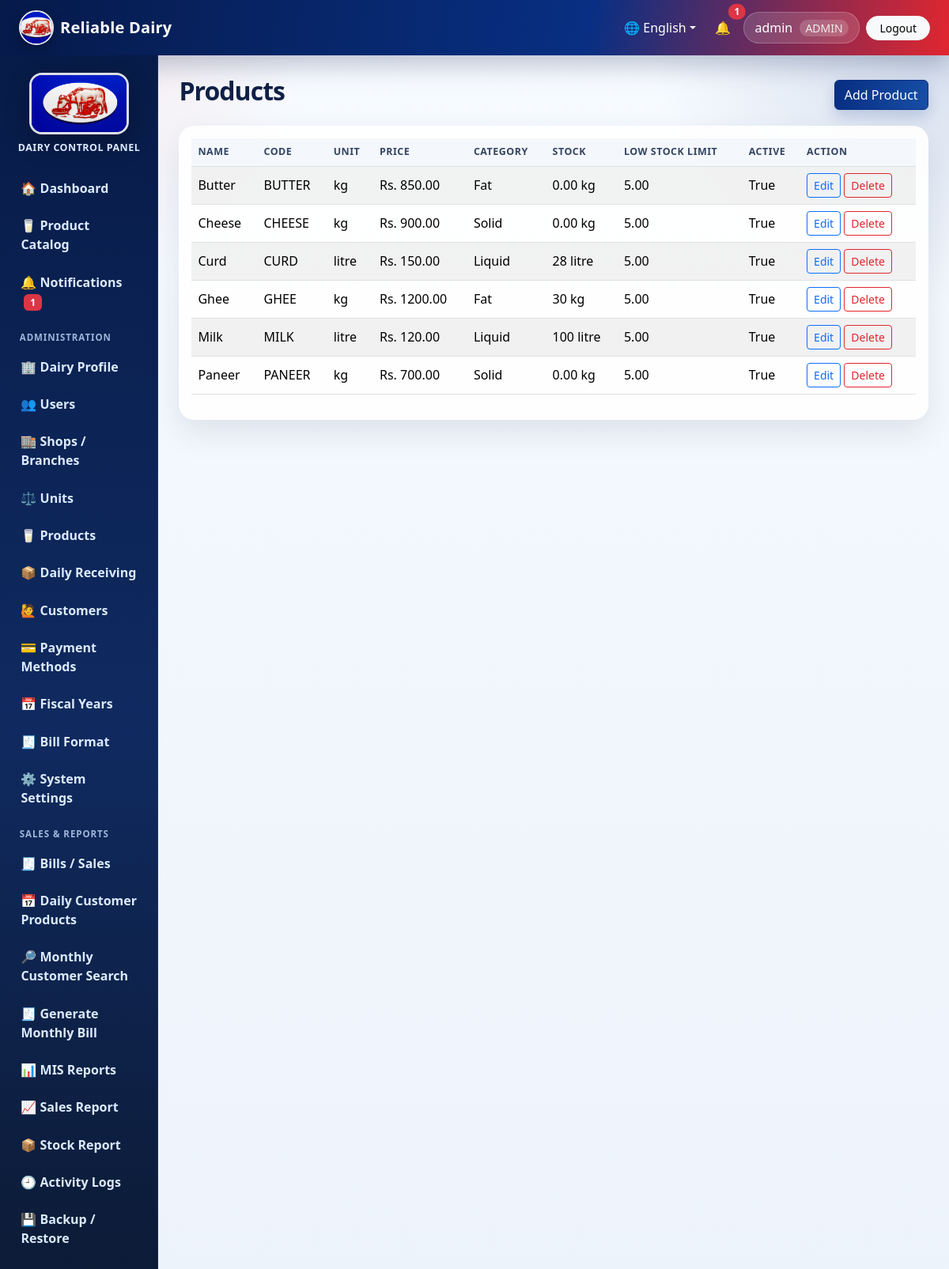
Screenshot of /products/ (signed in) with the database file from the repository.
### core/models.py (models this page shows, shortened)
class DairyProfile(models.Model):
    name = models.CharField(max_length=150, default='Reliable Dairy')
    address = models.CharField(max_length=255, blank=True)
    pan_number = models.CharField(max_length=50, blank=True)
    contact_number = models.CharField(max_length=30, blank=True)
    email = models.EmailField(blank=True)
    logo_url = models.URLField(blank=True, help_text='Optional URL/path to logo')
    bill_header = models.CharField(max_length=255, blank=True)
    bill_footer = models.CharField(max_length=255, blank=True)
    terms_conditions = models.TextField(blank=True)
    updated_at = models.DateTimeField(auto_now=True)
    @classmethod
    def get_solo(cls):
        obj, _ = cls.objects.get_or_create(pk=1)
        return obj

class Product(models.Model):
    name = models.CharField(max_length=120)
    code = models.CharField(max_length=30, unique=True)
    unit = models.ForeignKey(Unit, on_delete=models.PROTECT)
    selling_price = models.DecimalField(max_digits=12, decimal_places=2)
    cost_price = models.DecimalField(max_digits=12, decimal_places=2, default=Decimal('0.00'))
    category = models.CharField(max_length=80, blank=True)
    low_stock_threshold = models.DecimalField(max_digits=12, decimal_places=2, default=Decimal('5.00'))
    active = models.BooleanField(default=True)
    class Meta:
        ordering = ['name']
    @property
    def current_stock(self):
        total = self.batches.aggregate(total=models.Sum('available_quantity'))['total']
        return total or Decimal('0.00')

class Unit(models.Model):
    name = models.CharField(max_length=50, unique=True)
    short_form = models.CharField(max_length=20)
    used_for = models.CharField(max_length=150, blank=True)
    class Meta:
        ordering = ['name']

### core/views.py (the view)
# urls.py: path('products/', views.product_list, name='product_list'),
@admin_required
def product_list(request):
    products = Product.objects.select_related('unit')
    return render(request, 'core/product_list.html', {'products': products})

### core/templates/core/product_list.html
{% extends 'core/base.html' %}
{% block content %}
<div class="d-flex justify-content-between align-items-center mb-3"><h2>Products</h2><a class="btn btn-primary" href="{% url 'product_create' %}">Add Product</a></div>
<div class="card card-stat"><div class="card-body table-responsive"><table class="table table-striped align-middle">
<thead><tr><th>Name</th><th>Code</th><th>Unit</th><th>Price</th><th>Category</th><th>Stock</th><th>Low Stock Limit</th><th>Active</th><th>Action</th></tr></thead>
<tbody>{% for p in products %}<tr><td>{{ p.name }}</td><td>{{ p.code }}</td><td>{{ p.unit.short_form }}</td><td>Rs. {{ p.selling_price }}</td><td>{{ p.category }}</td><td>{{ p.current_stock }} {{ p.unit.short_form }}</td><td>{{ p.low_stock_threshold }}</td><td>{{ p.active }}</td><td><a class="btn btn-sm btn-outline-primary" href="{% url 'product_update' p.pk %}">Edit</a> <form method="post" action="{% url 'product_delete' p.pk %}" class="d-inline" onsubmit="return confirm('Delete this product?')">{% csrf_token %}<button class="btn btn-sm btn-outline-danger">Delete</button></form></td></tr>{% empty %}<tr><td colspan="9">No products.</td></tr>{% endfor %}</tbody>
</table></div></div>
{% endblock %}

### core/templates/core/base.html (shortened to what this page needs)
{% load static %}
<!doctype html>
<html lang="{{ current_language|default:'en' }}">
<head>
    <link href="https://cdn.jsdelivr.net/npm/bootstrap@5.3.3/dist/css/bootstrap.min.css" rel="stylesheet">
    <link href="{% static 'css/app.css' %}" rel="stylesheet">
</head>
<body>
<nav class="navbar navbar-expand-lg app-navbar no-print">
    <div class="container-fluid px-3 px-lg-4">
        <a class="navbar-brand d-flex align-items-center gap-2" href="{% url 'dashboard' %}">
            <img src="{{ site_logo_url }}" alt="Logo" class="brand-logo">
            <span>{{ dairy_profile.name|default:'Dairy Management System' }}</span>
        </a>
        <div class="collapse navbar-collapse" id="topNav">
            <ul class="navbar-nav ms-auto align-items-lg-center gap-lg-2">
                <li class="nav-item dropdown">
                    <a class="nav-link dropdown-toggle text-white" href="#" role="button" data-bs-toggle="dropdown">🌐 {% if current_language == 'ne' %}नेपाली{% else %}English{% endif %}</a>
                </li>
                {% if user.is_authenticated %}
                    <li class="nav-item"><a class="nav-link text-white position-relative" href="{% url 'notifications' %}">🔔 {% if unread_notifications %}<span class="position-absolute top-0 start-100 translate-middle badge rounded-pill bg-danger">{{ unread_notifications }}</span>{% endif %}</a></li>
                    <li class="nav-item"><span class="nav-link user-pill">{{ user.username }} {% if current_role %}<small>{{ current_role }}</small>{% endif %}</span></li>
                    <li class="nav-item"><a class="btn btn-light btn-sm rounded-pill px-3" href="{% url 'logout' %}">{{ L.logout }}</a></li>
                {% endif %}
            </ul>
        </div>
    </div>
</nav>
<div class="container-fluid page-shell">
    <div class="row g-0">
        {% if user.is_authenticated %}
        <aside class="col-md-3 col-lg-2 sidebar no-print">
            <div class="sidebar-logo text-center">
                <img src="{{ bill_logo_url }}" alt="Dairy Logo" class="sidebar-image">
                <div class="sidebar-title">Dairy Control Panel</div>
            </div>
            <a href="{% url 'dashboard' %}">🏠 {{ L.dashboard }}</a>
            <a href="{% url 'product_catalog' %}">🥛 {{ L.product_catalog }}</a>
            <a href="{% url 'notifications' %}">🔔 {{ L.notifications }} {% if unread_notifications %}<span class="badge bg-danger ms-1">{{ unread_notifications }}</span>{% endif %}</a>
            {% if current_role == Role.ADMIN %}
                <div class="sidebar-section">{{ L.administration }}</div>
                <a href="{% url 'dairy_profile' %}">🏢 {{ L.dairy_profile }}</a>
                <a href="{% url 'user_list' %}">👥 {{ L.users }}</a>
                <a href="{% url 'shop_list' %}">🏬 {{ L.shops }}</a>
                <a href="{% url 'unit_list' %}">⚖️ {{ L.units }}</a>
                <a href="{% url 'product_list' %}">🥛 {{ L.products }}</a>
                <a href="{% url 'receiving_list' %}">📦 {{ L.daily_receiving }}</a>
                <a href="{% url 'customer_list' %}">🙋 {{ L.customers }}</a>
                <a href="{% url 'payment_list' %}">💳 {{ L.payments }}</a>
                <a href="{% url 'fiscal_year_list' %}">📅 Fiscal Years</a>
                <a href="{% url 'bill_template_list' %}">🧾 {{ L.bill_format }}</a>
                <a href="{% url 'system_settings' %}">⚙️ {{ L.system_settings }}</a>
                <div class="sidebar-section">{{ L.sales_reports }}</div>
                <a href="{% url 'sale_list' %}">🧾 {{ L.bills_sales }}</a>
                <a href="{% url 'daily_customer_entries' %}">📅 Daily Customer Products</a>
                <a href="{% url 'monthly_customer_search' %}">🔎 Monthly Customer Search</a>
                <a href="{% url 'monthly_bill_create' %}">🧾 Generate Monthly Bill</a>
                <a href="{% url 'mis_reports' %}">📊 {{ L.mis_reports }}</a>
                <a href="{% url 'sales_report' %}">📈 {{ L.sales_report }}</a>
                <a href="{% url 'stock_report' %}">📦 {{ L.stock_report }}</a>
                <a href="{% url 'audit_logs' %}">🕘 {{ L.activity_logs }}</a>
                <a href="{% url 'backup_restore' %}">💾 {{ L.backup_restore }}</a>
            {% else %}
                <div class="sidebar-section">{{ L.customer }}</div>
                <a href="{% url 'customer_dashboard' %}">🧾 {{ L.my_profile_bills }}</a>
                <a href="{% url 'customer_profile' %}">🙋 {{ L.dairy_profile }}</a>
                <a href="{% url 'change_password' %}">🔐 {{ L.change_password }}</a>
            {% endif %}
        </aside>
        <main class="col-md-9 col-lg-10 main-content">
        {% else %}
        <main class="col-12 main-content login-main">
        {% endif %}
            {% block content %}{% endblock %}
        </main>
    </div>
</div>
</body>
</html>

### static/css/app.css (style rules this page uses)
:root { --nav-blue: #082f83; --nav-blue-2: #061a4a; --accent-red: #e1262f; --accent-red-dark: #b71924; --soft-blue: #eef5ff; --text-dark: #172033; --muted: #64748b; --card-shadow: 0 16px 40px rgba(15, 30, 65, .10); }
* { box-sizing: border-box; }
body { min-height: 100vh; background: radial-gradient(circle at top left, rgba(225,38,47,.10), transparent 25rem), radial-gradient(circle at top right, rgba(8,47,131,.16), transparent 24rem), linear-gradient(180deg, #f7fbff 0%, #edf3fb 100%); color: var(--text-dark); }
.app-navbar { background: linear-gradient(100deg, var(--nav-blue-2), var(--nav-blue) 62%, var(--accent-red)); box-shadow: 0 12px 32px rgba(6,26,74,.25); }
.navbar-brand { color: #fff !important; font-weight: 800; letter-spacing: .2px; }
.brand-logo { width: 44px; height: 44px; object-fit: cover; border-radius: 50%; border: 2px solid rgba(255,255,255,.9); box-shadow: 0 6px 16px rgba(0,0,0,.25); }
.user-pill { color: #fff !important; background: rgba(255,255,255,.14); border: 1px solid rgba(255,255,255,.22); border-radius: 999px; padding: .45rem .85rem !important; }
.user-pill small { opacity: .88; margin-left: .3rem; background: rgba(255,255,255,.20); padding: .08rem .45rem; border-radius: 999px; }
.page-shell { padding: 0; }
.sidebar { min-height: calc(100vh - 70px); background: linear-gradient(180deg, #071b48, #102a60 55%, #0c1b36); padding: 1rem .7rem; position: sticky; top: 0; overflow-y: auto; box-shadow: inset -1px 0 0 rgba(255,255,255,.08); }
.sidebar-logo { padding: .35rem .35rem 1rem; }
.sidebar-image { width: 126px; height: 78px; object-fit: cover; border-radius: 1rem; border: 3px solid rgba(255,255,255,.86); box-shadow: 0 12px 30px rgba(0,0,0,.30); }
.sidebar-title { color: #dbeafe; font-size: .78rem; font-weight: 700; letter-spacing: .04em; margin-top: .55rem; text-transform: uppercase; }
.sidebar-section { color: #9fb5d9; font-size: .72rem; font-weight: 800; letter-spacing: .08em; padding: .75rem .85rem .25rem; text-transform: uppercase; }
.sidebar a { color: #dbeafe; display: block; padding: .66rem .85rem; text-decoration: none; border-radius: .8rem; margin: .14rem .1rem; font-weight: 650; transition: all .18s ease; }
.main-content { padding: 1.65rem; }
.page-title, h2 { font-weight: 850; letter-spacing: -.03em; color: #102047; }
.card-stat, .app-card { border: 0; border-radius: 1.25rem; background: rgba(255,255,255,.92); box-shadow: var(--card-shadow); overflow: hidden; }
.card-stat .card-body { position: relative; }
.table { --bs-table-bg: transparent; }
.table thead th { white-space: nowrap; color: #344563; font-size: .78rem; text-transform: uppercase; letter-spacing: .04em; background: #f4f7fb; }
.table tbody td { vertical-align: middle; }
.btn-primary { background: linear-gradient(90deg, var(--nav-blue), #174ea6); border-color: var(--nav-blue); box-shadow: 0 8px 18px rgba(8,47,131,.18); }
.btn-outline-danger { border-color: var(--accent-red); color: var(--accent-red); }

### rows the page displays
DairyProfile: name "Reliable Dairy"
Product: name "Butter", code "BUTTER", unit.short_form "kg", selling_price "850.00", category "Fat", current_stock "0.00", low_stock_threshold "5.00", active "True"
Product: name "Cheese", code "CHEESE", unit.short_form "kg", selling_price "900.00", category "Solid", current_stock "0.00", low_stock_threshold "5.00", active "True"
Product: name "Curd", code "CURD", unit.short_form "litre", selling_price "150.00", category "Liquid", current_stock "28", low_stock_threshold "5.00", active "True"
Product: name "Ghee", code "GHEE", unit.short_form "kg", selling_price "1200.00", category "Fat", current_stock "30", low_stock_threshold "5.00", active "True"
Product: name "Milk", code "MILK", unit.short_form "litre", selling_price "120.00", category "Liquid", current_stock "100", low_stock_threshold "5.00", active "True"
Product: name "Paneer", code "PANEER", unit.short_form "kg", selling_price "700.00", category "Solid", current_stock "0.00", low_stock_threshold "5.00", active "True"

### other values shown
{{ unread_notifications }} "1"
{{ user.username }} "admin"
{{ current_role }} "ADMIN"
{{ L.logout }} "Logout"
{{ L.dashboard }} "Dashboard"
{{ L.product_catalog }} "Product Catalog"
{{ L.notifications }} "Notifications"
{{ L.administration }} "ADMINISTRATION"
{{ L.dairy_profile }} "Dairy Profile"
{{ L.users }} "Users"
{{ L.shops }} "Shops / Branches"
{{ L.units }} "Units"
{{ L.products }} "Products"
{{ L.daily_receiving }} "Daily Receiving"
{{ L.customers }} "Customers"
